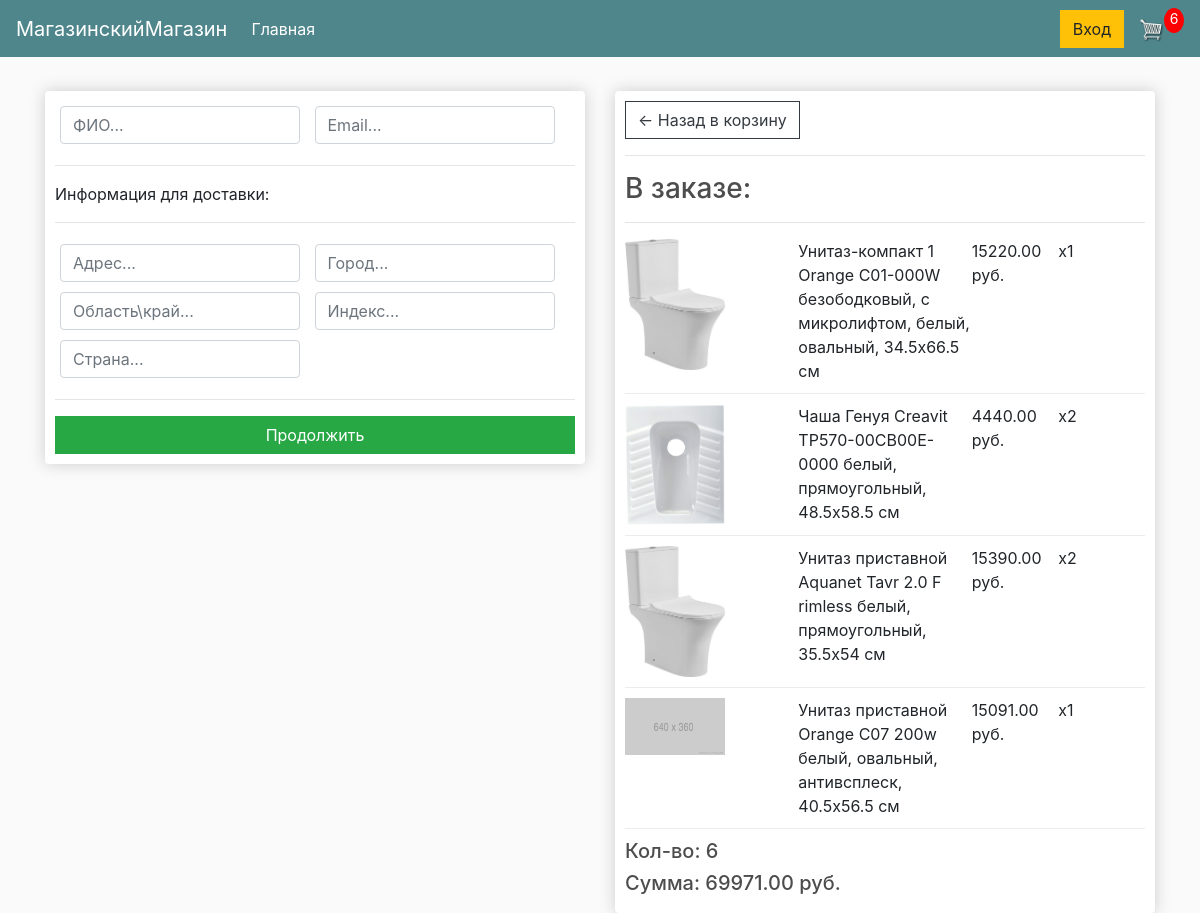
/checkout/ (signed in), run on an earlier commit of the app's database.
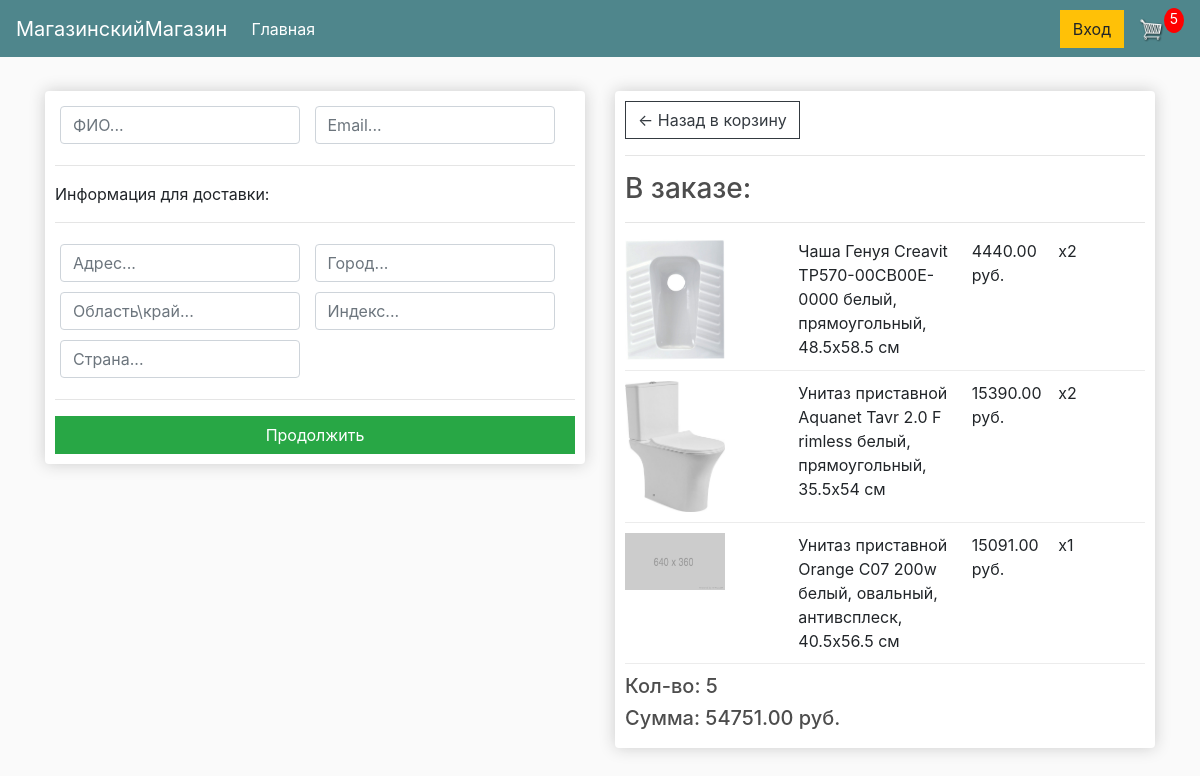
And on a later commit of the database.
### store/models.py (models this page shows, shortened)
class OrderItem(models.Model):
    product = models.ForeignKey(Product, on_delete=models.SET_NULL, null=True)
    order = models.ForeignKey(Order, on_delete=models.SET_NULL, null=True)
    quantity = models.IntegerField(default=0, null=True, blank=True)
    date_added = models.DateTimeField(auto_now_add=True)
    @property
    def get_total(self):
        total = self.product.price * self.quantity
        return total

class Product(models.Model):
    name = models.CharField(max_length=200)
    price = models.DecimalField(max_digits=10, decimal_places=2)
    digital = models.BooleanField(default=False, null=True, blank=True)
    image = models.ImageField(null=True, blank=True)

class Order(models.Model):
    customer = models.ForeignKey(Customer, on_delete=models.SET_NULL, null=True, blank=True)
    date_ordered = models.DateTimeField(auto_now_add=True)
    completed = models.BooleanField(default=False)
    transaction_id = models.CharField(max_length=100, null=True)
    @property
    def get_cart_total(self):
        order_items = self.orderitem_set.all()
        total = sum([item.get_total for item in order_items])
        return total
    @property
    def get_cart_items(self):
        order_items = self.orderitem_set.all()
        total = sum([item.quantity for item in order_items])
        return total
    @property
    def shipping(self):
        shipping = False
        orderitems = self.orderitem_set.all()
        for i in orderitems:
            if i.product.digital == False:
                shipping = True
            return shipping

### store/views.py (the view)
# urls.py: path('checkout/', views.checkout, name='checkout'),
def checkout(request):
    if request.user.is_authenticated:
        customer = request.user.customer
        order, created = Order.objects.get_or_create(customer=customer, completed=False)
        items = order.orderitem_set.all()
        cartItems = order.get_cart_items
    else:
        items = []
        order = {'get_cart_total': 0, 'get_cart_items': 0, 'shipping': False}
        cartItems = order['get_cart_items']
    context = {'items': items, 'order': order, 'cartItems': cartItems}
    return render(request, 'store/checkout.html', context)

### store/templates/store/checkout.html (shortened to what this page needs)
{% extends 'store/main.html' %}
{% load static %}
{% block content %}
    <div class="row">
        <div class="col-lg-6">
            <div class="box-element" id="form-wrapper">
                <form id="form">
                    <div id="user-info">
                        <div class="form-field">
                            <input required class="form-control" type="text" name="name" placeholder="ФИО...">
                        </div>
                        <div class="form-field">
                            <input required class="form-control" type="email" name="email" placeholder="Email...">
                        </div>
                    </div>
                    <div id="shipping-info">
                        <hr>
                        <p>Информация для доставки:</p>
                        <hr>
                        <div class="form-field">
                            <input required class="form-control" type="text" name="address" placeholder="Адрес...">
                        </div>
                        <div class="form-field">
                            <input required class="form-control" type="text" name="city" placeholder="Город...">
                        </div>
                        <div class="form-field">
                            <input required class="form-control" type="text" name="state" placeholder="Область\край...">
                        </div>
                        <div class="form-field">
                            <input required class="form-control" type="text" name="zipcode" placeholder="Индекс...">
                        </div>
                        <div class="form-field">
                            <input required class="form-control" type="text" name="country" placeholder="Страна...">
                        </div>
                    </div>
                    <hr>
                    <input id="form-button" class="btn btn-success btn-block" type="submit" value="Продолжить">
                </form>
            </div>
            <br>
        </div>
        <div class="col-lg-6">
            <div class="box-element">
                <a class="btn btn-outline-dark" href="{% url 'cart' %}">&#x2190; Назад в корзину</a>
                <hr>
                <h3>В заказе:</h3>
                <hr>
                {% for item in items %}
                    <div class="cart-row">
                        <div style="flex: 2"><img class="row-image" src="{% if item.product.image %}{{ item.product.image.url }}{% else %}{% static 'images/placeholder.png' %}{% endif %}"></div>
                        <div style="flex: 2">{{ item.product.name }}</div>
                        <div style="flex: 1">{{ item.product.price }} руб.</div>
                        <div style="flex: 1">x{{ item.quantity }}</div>
                    </div>
                {% endfor %}
                <h5>Кол-во: {{ order.get_cart_items }}</h5>
                <h5>Сумма: {{ order.get_cart_total }} руб.</h5>
            </div>
        </div>
    </div>
{% endblock content %}

What changed in the data, as far as the page shows it:
removed OrderItem: product.image (picture), product.name "Унитаз-компакт 1 Orange C01-000W безободковый, с микролифтом, белый, овальный, 34.5x66.5 см", product.price "15220.00", quantity "1"
computed for Order: get_cart_items "6" → "5"; get_cart_total "69971.00" → "54751.00"
Also different on the page:
{{ cartItems }}: "6" → "5"
